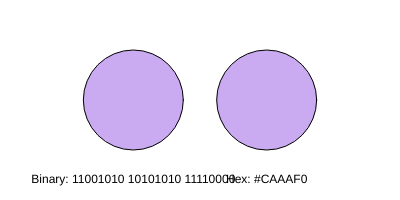
Frame 1 (no input)
Frame 2 (the mouse pressed at the canvas centre, redrawn once): identical to frame 1, image omitted

The p5.js sketch that drew this single still picture (run headless with seeded random() and noise() and a simulated clock; the mouse was pressed at the canvas centre and the sketch redrawn once):

// p5.js sketch
// ── sketch.js
function setup() {
  createCanvas(400, 200);
  noLoop();
}

function draw() {
  background(255);

  // Binary color example (R: 202, G: 170, B: 240)
  let binaryColor = "11001010 10101010 11110000";
  let rgbFromBinary = binaryToRGB(binaryColor);
  
  // Hex color example (#CAAAF0)
  let hexColor = "#CAAAF0";
  let rgbFromHex = hexToRGB(hexColor);

  // Draw circles with the respective colors
  fill(rgbFromBinary.r, rgbFromBinary.g, rgbFromBinary.b);
  ellipse(width / 3, height / 2, 100);

  fill(rgbFromHex.r, rgbFromHex.g, rgbFromHex.b);
  ellipse(2 * width / 3, height / 2, 100);
  
  // Display text for reference
  fill(0);
  textAlign(CENTER, CENTER);
  text("Binary: " + binaryColor, width / 3, height - 20);
  text("Hex: " + hexColor, 2 * width / 3, height - 20);
}

// Convert binary color to RGB
function binaryToRGB(binaryStr) {
  let binaryValues = binaryStr.split(" ");
  return {
    r: parseInt(binaryValues[0], 2),
    g: parseInt(binaryValues[1], 2),
    b: parseInt(binaryValues[2], 2)
  };
}

// Convert hex color to RGB
function hexToRGB(hex) {
  return {
    r: parseInt(hex.substring(1, 3), 16),
    g: parseInt(hex.substring(3, 5), 16),
    b: parseInt(hex.substring(5, 7), 16)
  };
}
